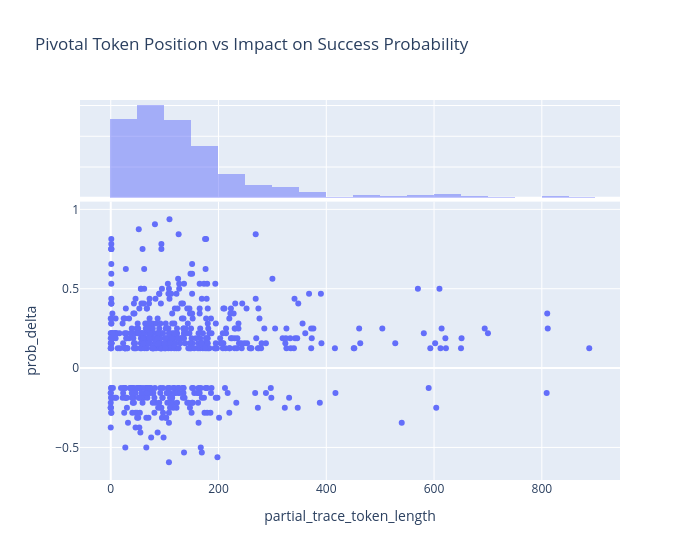
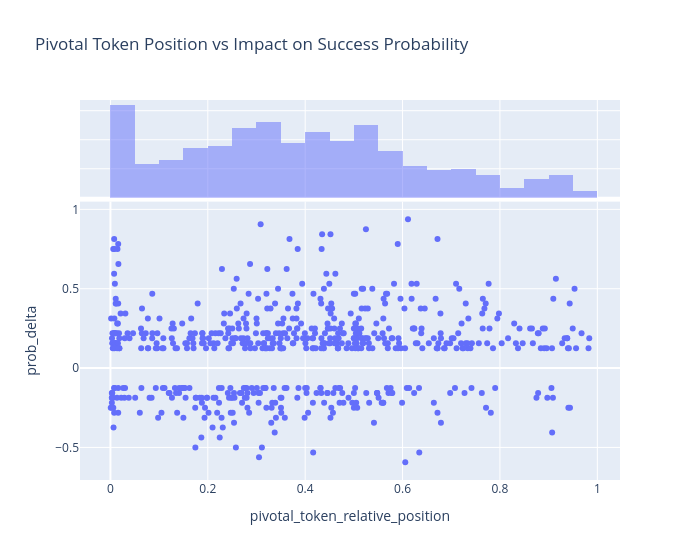

The cell these charts' notebook holds for them, in order:
### Code cell
# Check relation between pivotal token position and its impact on success probability
fig = px.scatter(df,
                 x='partial_trace_token_length' ,
                 y='prob_delta',
                 marginal_x='histogram',
                 hover_data=['sample_id', 'prob_before', 'prob_after', 'prob_init', 'span_text'],
                 title='Pivotal Token Position vs Impact on Success Probability'
                 )
fig.update_layout(width=700)
fig.show()


fig = px.scatter(df,
                 x='pivotal_token_relative_position' ,
                 y='prob_delta',
                 marginal_x='histogram',
                 hover_data=['sample_id', 'prob_before', 'prob_after', 'prob_init', 'span_text'],
                 title='Pivotal Token Position vs Impact on Success Probability'
                 )
fig.update_layout(width=700)
fig.show()

### Figure 1 — Plotly figure (JSON) as saved in the notebook; plotly's stock layout.template omitted (floating-point values rounded to 4 significant figures; data arrays with more than 128 entries replaced by an {"elided": "..."} marker saying what was removed)
{"data": [{"customdata": {"elided": "605x5 mixed values"}, "hovertemplate": "partial_trace_token_length=%{x}<br>prob_delta=%{y}<br>sample_id=%{customdata[0]}<br>prob_before=%{customdata[1]}<br>prob_after=%{customdata[2]}<br>prob_init=%{customdata[3]}<br>span_text=%{customdata[4]}<extra></extra>", "legendgroup": "", "marker": {"color": "#636efa", "symbol": "circle"}, "mode": "markers", "name": "", "orientation": "v", "showlegend": false, "type": "scatter", "x": {"elided": "605 int values"}, "xaxis": "x", "y": {"elided": "605 float values"}, "yaxis": "y"}, {"bingroup": "x", "hovertemplate": "partial_trace_token_length=%{x}<br>count=%{y}<extra></extra>", "legendgroup": "", "marker": {"color": "#636efa"}, "name": "", "opacity": 0.5, "showlegend": false, "type": "histogram", "x": {"elided": "605 int values"}, "xaxis": "x2", "yaxis": "y2"}], "layout": {"barmode": "overlay", "legend": {"tracegroupgap": 0}, "title": {"text": "Pivotal Token Position vs Impact on Success Probability"}, "width": 700, "xaxis": {"anchor": "y", "domain": [0, 1], "title": {"text": "partial_trace_token_length"}}, "xaxis2": {"anchor": "y2", "domain": [0, 1], "matches": "x", "showgrid": true, "showticklabels": false}, "yaxis": {"anchor": "x", "domain": [0, 0.7326], "title": {"text": "prob_delta"}}, "yaxis2": {"anchor": "x2", "domain": [0.7426, 1], "matches": "y2", "showgrid": true, "showline": false, "showticklabels": false, "ticks": ""}}}

### Figure 2 — Plotly figure (JSON) as saved in the notebook; plotly's stock layout.template omitted (floating-point values rounded to 4 significant figures; data arrays with more than 128 entries replaced by an {"elided": "..."} marker saying what was removed)
{"data": [{"customdata": {"elided": "605x5 mixed values"}, "hovertemplate": "pivotal_token_relative_position=%{x}<br>prob_delta=%{y}<br>sample_id=%{customdata[0]}<br>prob_before=%{customdata[1]}<br>prob_after=%{customdata[2]}<br>prob_init=%{customdata[3]}<br>span_text=%{customdata[4]}<extra></extra>", "legendgroup": "", "marker": {"color": "#636efa", "symbol": "circle"}, "mode": "markers", "name": "", "orientation": "v", "showlegend": false, "type": "scatter", "x": {"elided": "605 float values"}, "xaxis": "x", "y": {"elided": "605 float values"}, "yaxis": "y"}, {"bingroup": "x", "hovertemplate": "pivotal_token_relative_position=%{x}<br>count=%{y}<extra></extra>", "legendgroup": "", "marker": {"color": "#636efa"}, "name": "", "opacity": 0.5, "showlegend": false, "type": "histogram", "x": {"elided": "605 float values"}, "xaxis": "x2", "yaxis": "y2"}], "layout": {"barmode": "overlay", "legend": {"tracegroupgap": 0}, "title": {"text": "Pivotal Token Position vs Impact on Success Probability"}, "width": 700, "xaxis": {"anchor": "y", "domain": [0, 1], "title": {"text": "pivotal_token_relative_position"}}, "xaxis2": {"anchor": "y2", "domain": [0, 1], "matches": "x", "showgrid": true, "showticklabels": false}, "yaxis": {"anchor": "x", "domain": [0, 0.7326], "title": {"text": "prob_delta"}}, "yaxis2": {"anchor": "x2", "domain": [0.7426, 1], "matches": "y2", "showgrid": true, "showline": false, "showticklabels": false, "ticks": ""}}}
